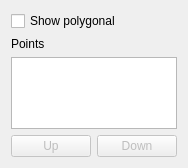
<?xml version="1.0" encoding="UTF-8"?>
<ui version="4.0">
 <class>BrezierCurveModule</class>
 <widget class="QWidget" name="BrezierCurveModule">
  <property name="geometry">
   <rect>
    <x>0</x>
    <y>0</y>
    <width>184</width>
    <height>168</height>
   </rect>
  </property>
  <property name="windowTitle">
   <string>Form</string>
  </property>
  <layout class="QGridLayout" name="gridLayout">
   <item row="0" column="0">
    <widget class="QCheckBox" name="polygonalCheckBox">
     <property name="sizePolicy">
      <sizepolicy hsizetype="Expanding" vsizetype="Fixed">
       <horstretch>0</horstretch>
       <verstretch>0</verstretch>
      </sizepolicy>
     </property>
     <property name="text">
      <string>Show polygonal</string>
     </property>
    </widget>
   </item>
   <item row="1" column="0">
    <widget class="QLabel" name="pointsLabel">
     <property name="text">
      <string>Points</string>
     </property>
    </widget>
   </item>
   <item row="2" column="0">
    <widget class="QTableWidget" name="pointsList">
     <property name="sizePolicy">
      <sizepolicy hsizetype="Ignored" vsizetype="Expanding">
       <horstretch>0</horstretch>
       <verstretch>0</verstretch>
      </sizepolicy>
     </property>
     <property name="contextMenuPolicy">
      <enum>Qt::NoContextMenu</enum>
     </property>
     <property name="frameShape">
      <enum>QFrame::StyledPanel</enum>
     </property>
     <property name="frameShadow">
      <enum>QFrame::Sunken</enum>
     </property>
     <property name="verticalScrollBarPolicy">
      <enum>Qt::ScrollBarAsNeeded</enum>
     </property>
     <property name="horizontalScrollBarPolicy">
      <enum>Qt::ScrollBarAlwaysOff</enum>
     </property>
     <property name="tabKeyNavigation">
      <bool>false</bool>
     </property>
     <property name="showDropIndicator" stdset="0">
      <bool>false</bool>
     </property>
     <property name="dragDropOverwriteMode">
      <bool>false</bool>
     </property>
     <property name="alternatingRowColors">
      <bool>false</bool>
     </property>
     <property name="selectionMode">
      <enum>QAbstractItemView::SingleSelection</enum>
     </property>
     <property name="showGrid">
      <bool>false</bool>
     </property>
     <property name="wordWrap">
      <bool>false</bool>
     </property>
     <property name="cornerButtonEnabled">
      <bool>false</bool>
     </property>
     <property name="rowCount">
      <number>2</number>
     </property>
     <property name="columnCount">
      <number>2</number>
     </property>
     <attribute name="horizontalHeaderVisible">
      <bool>false</bool>
     </attribute>
     <attribute name="horizontalHeaderCascadingSectionResizes">
      <bool>true</bool>
     </attribute>
     <attribute name="horizontalHeaderDefaultSectionSize">
      <number>130</number>
     </attribute>
     <attribute name="horizontalHeaderHighlightSections">
      <bool>false</bool>
     </attribute>
     <attribute name="horizontalHeaderStretchLastSection">
      <bool>false</bool>
     </attribute>
     <attribute name="verticalHeaderVisible">
      <bool>false</bool>
     </attribute>
     <attribute name="verticalHeaderHighlightSections">
      <bool>false</bool>
     </attribute>
     <attribute name="verticalHeaderShowSortIndicator" stdset="0">
      <bool>false</bool>
     </attribute>
     <row/>
     <row/>
     <column/>
     <column/>
    </widget>
   </item>
   <item row="3" column="0">
    <widget class="QFrame" name="frame">
     <property name="frameShape">
      <enum>QFrame::NoFrame</enum>
     </property>
     <property name="frameShadow">
      <enum>QFrame::Raised</enum>
     </property>
     <layout class="QGridLayout" name="gridLayout_13">
      <property name="leftMargin">
       <number>0</number>
      </property>
      <property name="topMargin">
       <number>0</number>
      </property>
      <property name="rightMargin">
       <number>0</number>
      </property>
      <property name="bottomMargin">
       <number>0</number>
      </property>
      <property name="horizontalSpacing">
       <number>6</number>
      </property>
      <item row="0" column="0">
       <widget class="QPushButton" name="movePointUp">
        <property name="enabled">
         <bool>false</bool>
        </property>
        <property name="text">
         <string>Up</string>
        </property>
       </widget>
      </item>
      <item row="0" column="1">
       <widget class="QPushButton" name="movePointDown">
        <property name="enabled">
         <bool>false</bool>
        </property>
        <property name="text">
         <string>Down</string>
        </property>
       </widget>
      </item>
     </layout>
    </widget>
   </item>
  </layout>
 </widget>
 <resources/>
 <connections/>
</ui>
